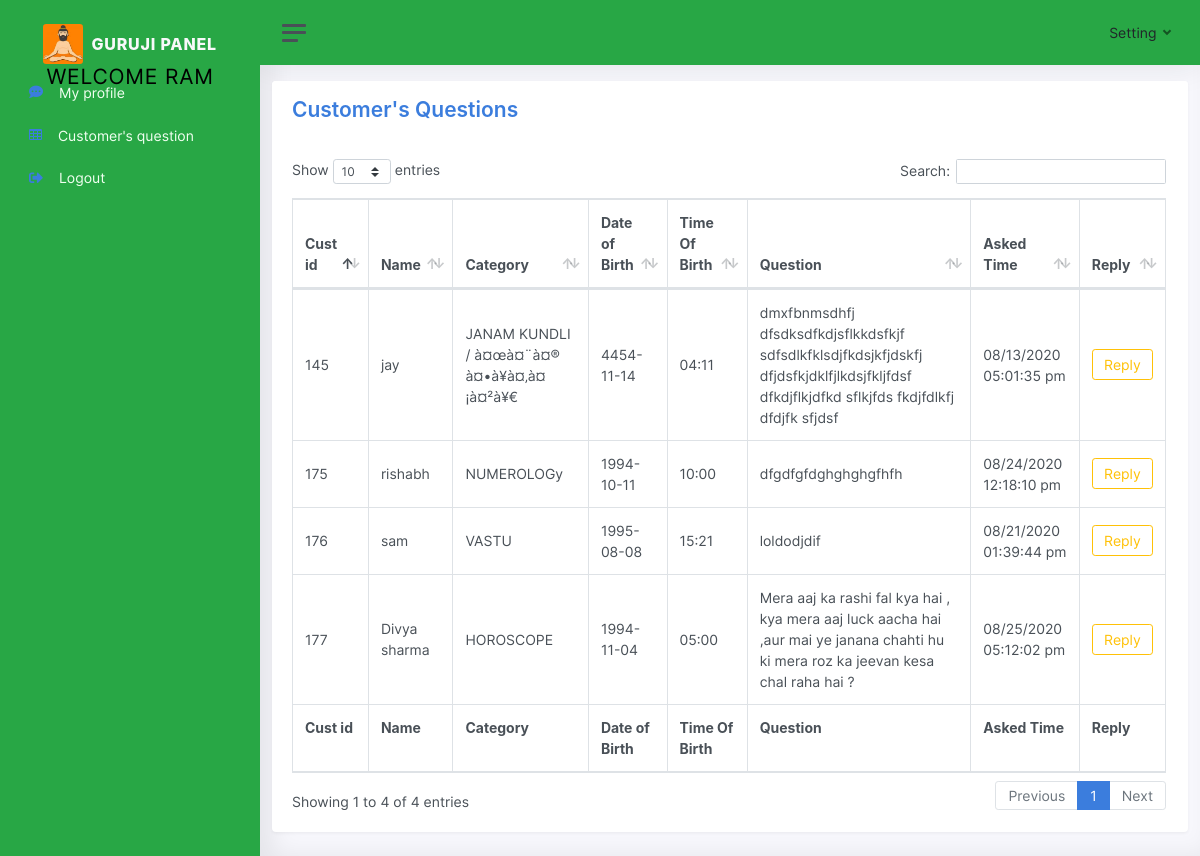
Screenshot of /guruji/cust_question.php (signed in) with the database file from the repository.
### tables this page shows
CREATE TABLE `guruji` (
  `id` int(11) NOT NULL,
  `name` varchar(100) NOT NULL,
  `guru_name` varchar(255) NOT NULL,
  `guru_pass` varchar(255) NOT NULL
);

CREATE TABLE `user_questions` (
  `id` int(11) NOT NULL,
  `cust_id` varchar(255) NOT NULL,
  `full_name` varchar(255) NOT NULL,
  `email` varchar(255) NOT NULL,
  `mobile` varchar(255) NOT NULL,
  `category` varchar(255) NOT NULL,
  `date_of_birth` varchar(255) NOT NULL,
  `time_of_birth` varchar(255) NOT NULL,
  `question` text NOT NULL,
  `ask_date_time` varchar(255) NOT NULL,
  `assign_id` varchar(255) DEFAULT NULL
);

### guruji/cust_question.php (the view, shortened to what this page needs)
<?php
include("guruji_header.php");
$query = "SELECT * FROM user_questions WHERE assign_id = '$id'";
$result = mysqli_query($conn ,$query);
?>
<body id="page-top">
        <div class="container-fluid">
          <div class="card shadow mb-4 mt-3">
            <div class="card-header py-3">
              <h3 class="m-0 font-weight-bold text-primary">Customer's Questions</h3>
            </div>
            <div class="card-body">
              <div class="table-responsive">
                <table class="table table-bordered" id="dataTable" width="100%" cellspacing="0">
                  <thead>
                    <tr>
                      <th>Cust id</th>
                      <th>Name</th>
                      <th>Category</th>
                      <th>Date of Birth</th>
                      <th>Time Of Birth</th>
                      <th>Question</th>
                      <th>Asked Time</th>
                      <th>Reply</th>
                    </tr>
                  </thead>
                  <tfoot>
                    <tr>
                      <th>Cust id</th>
                      <th>Name</th>
                      <th>Category</th>
                      <th>Date of Birth</th>
                      <th>Time Of Birth</th>
                      <th>Question</th>
                      <th>Asked Time</th>
                      <th>Reply</th>
                    </tr>
                  </tfoot>
                  <tbody>
                     <?php
                    while($data = mysqli_fetch_array($result))
                    {
                    ?>
                    <tr>
                      <td><?php echo $data['cust_id']; ?></td>
                      <td><?php echo $data['full_name']; ?></td>
                      <td><?php echo $data['category']; ?></td>
                      <td><?php echo $data['date_of_birth']; ?></td>
                      <td><?php echo $data['time_of_birth']; ?></td>
                      <td><?php echo $data['question']; ?></td>
                      <td><?php echo $data['ask_date_time']; ?></td>
                      <td>
                        <a href="guruji_answer.php?cust_id=<?php echo $data['cust_id']; ?>&que_id=<?php echo $data['id']; ?>" class="btn btn-outline-warning">Reply</a>
                      </td>
                    </tr>
                  <?php
                  }
                  ?>
                  </tbody>
                </table>
              </div>
            </div>
          </div>
        </div>
      </div>
    </div>
</body>

### guruji/guruji_header.php (shortened to what this page needs)
<?php
include("../conn.php");
if(isset($_SESSION['id']))
{
   $id= $_SESSION['id'];
}
$query = "SELECT * FROM guruji WHERE id='$id'";
$result = mysqli_query($conn,$query);
$data = mysqli_fetch_assoc($result);
?>
<!DOCTYPE html>
<html lang="en">
<head>
  <link href="vendor/fontawesome-free/css/all.min.css" rel="stylesheet" type="text/css">
  <link href="css/sb-admin-2.min.css" rel="stylesheet">
  <link href="vendor/datatables/dataTables.bootstrap4.min.css" rel="stylesheet">
  <link href="css/app.css" rel="stylesheet">
  <link rel="stylesheet" href="https://stackpath.bootstrapcdn.com/font-awesome/4.7.0/css/font-awesome.min.css">
</head>
<body id="page-top">
  <div class="wrapper">
    <nav id="sidebar" class="sidebar bg-success">
      <div class="sidebar-content js-simplebar">
        <a class="sidebar-brand" href="index.php">
            <img src="img/avatars/guru_2.jpg" class="avatar img-fluid rounded mr-1"/>
              <span class="align-middle">Guruji Panel</span>
              <h3>Welcome <?php echo $data['name']; ?></h3>
            </a>
        <ul class="sidebar-nav">
          <li class="sidebar-item">
            <a class="sidebar-link" href="guruji_panel.php">
                    <i class="fas fa-comment-dots text-primary align-middle"></i>
                      <span class="align-middle heading">My profile</span>
                  </a>
          </li>
          <li class="sidebar-item">
            <a class="sidebar-link" href="cust_question.php">
                      <i class="fa fa-table text-primary align-middle"></i>
                      <span class="align-middle heading">Customer's question</span>
                  </a>
          </li>
          <li class="sidebar-item">
            <a class="sidebar-link" href="guru_logout.php">
                      <i class="fas fa-sign-out-alt text-primary align-middle"></i>
                      <span class="align-middle heading">Logout</span>
                  </a>
          </li>
        </ul>
      </div>
    </nav>
    <div class="main">
      <nav class="navbar navbar-expand navbar-light bg-success">
        <a class="sidebar-toggle d-flex">
                <i class="hamburger align-self-center"></i>
            </a>
        <div class="navbar-collapse collapse">
          <ul class="navbar-nav navbar-align">
          <li class="nav-item dropdown">
            <a class="nav-link dropdown-toggle d-none d-sm-inline-block" href="#" data-toggle="dropdown">
             <span class="text-dark">Setting</span>
                 </a>
            </li>
          </ul>
        </div>
      </nav>

### guruji/guruji_header.php (style rules this page uses)
.heading { color: honeydew; }

### rows the page displays
guruji: name "RAM"
user_questions: cust "145", full_name "jay", category "JANAM KUNDLI / à¤œà¤¨à¤® à¤•à¥à¤‚à¤¡à¤²à¥€", date_of_birth "4454-11-14", time_of_birth "04:11", question "dmxfbnmsdhfj dfsdksdfkdjsflkkdsfkjf sdfsdlkfklsdjfkdsjkfjdskfj dfjdsfkjdklfjlkdsjfkljfdsf dfkdjflkjdfkd sflkjfds fkdjfdlkfj dfdjfk sfjdsf", ask_date_time "08/13/2020 05:01:35 pm"
user_questions: cust "176", full_name "sam", category "VASTU", date_of_birth "1995-08-08", time_of_birth "15:21", question "loldodjdif", ask_date_time "08/21/2020 01:39:44 pm"
user_questions: cust "175", full_name "rishabh", category "NUMEROLOGy", date_of_birth "1994-10-11", time_of_birth "10:00", question "dfgdfgfdghghghgfhfh", ask_date_time "08/24/2020 12:18:10 pm"
user_questions: cust "177", full_name "Divya sharma", category "HOROSCOPE", date_of_birth "1994-11-04", time_of_birth "05:00", question "Mera aaj ka rashi fal kya hai , kya mera aaj luck aacha hai ,aur mai ye janana chahti hu ki mera roz ka jeevan kesa chal raha hai ?", ask_date_time "08/25/2020 05:12:02 pm"
